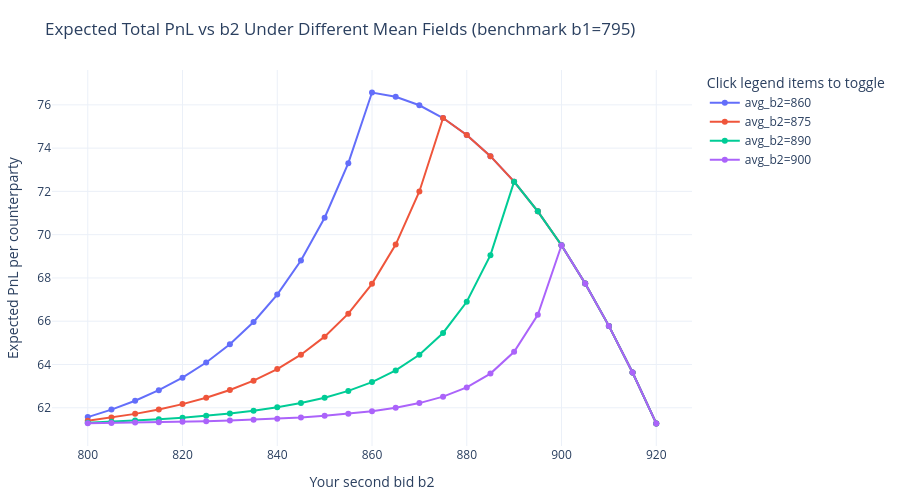

The cell this chart's notebook holds for it:
### Markdown cell above
## 4. Payoff curves under different average-bid assumptions

Here we plot expected PnL as a function of your $b_2$ under several assumed population averages. This shows whether the optimum is sharp or flat.

### Code cell
selected_means = [860, 875, 890, 900]
fig = go.Figure()

for mu in selected_means:
    _, df = best_response_b2_given_mean(b1_base, mu)
    final_df = df.apply(
        lambda row: pd.Series(summarize_final_pnl(b1_base, row["b2"], mu, seed=2000 + int(mu) + int(row["b2"]))),
        axis=1,
    )
    df = pd.concat([df, final_df], axis=1)
    fig.add_trace(go.Scatter(
        x=df["b2"],
        y=df["total_pnl"],
        mode="lines+markers",
        name=f"avg_b2={mu}",
        customdata=df[["total_pnl", "final_pnl_mean", "final_pnl_5pct", "final_pnl_95pct", "first_pnl", "second_pnl", "penalty_factor", "beats_mean"]],
        hovertemplate=(
            "b2=%{x:.0f}<br>total_pnl_per_counterparty=%{customdata[0]:.4f}<br>"
            "final_pnl_mean=%{customdata[1]:.2f}<br>"
            "final_pnl_5pct=%{customdata[2]:.2f}<br>final_pnl_95pct=%{customdata[3]:.2f}<br>"
            "first_pnl=%{customdata[4]:.4f}<br>second_pnl=%{customdata[5]:.4f}<br>"
            "penalty=%{customdata[6]:.4f}<br>beats_mean=%{customdata[7]}<extra></extra>"
        ),
    ))

clean_fig(fig, f"Expected Total PnL vs b2 Under Different Mean Fields (benchmark b1={b1_base})", "Your second bid b2", "Expected PnL per counterparty")
fig.show()

show_takeaway(
    "Use the legend to toggle different assumed means. A robust b2 should not depend on one narrow mean-field guess; "
    "large curve shifts indicate that endogenous mean_b2 matters and motivates the joint model below."
)

### Figure 1 — Plotly figure (JSON) as saved in the notebook; plotly's stock layout.template omitted (floating-point values rounded to 4 significant figures; data arrays with more than 128 entries replaced by an {"elided": "..."} marker saying what was removed)
{"data": [{"customdata": {"elided": "25x8 mixed values"}, "hovertemplate": "b2=%{x:.0f}<br>total_pnl_per_counterparty=%{customdata[0]:.4f}<br>final_pnl_mean=%{customdata[1]:.2f}<br>final_pnl_5pct=%{customdata[2]:.2f}<br>final_pnl_95pct=%{customdata[3]:.2f}<br>first_pnl=%{customdata[4]:.4f}<br>second_pnl=%{customdata[5]:.4f}<br>penalty=%{customdata[6]:.4f}<br>beats_mean=%{customdata[7]}<extra></extra>", "mode": "lines+markers", "name": "avg_b2=860", "type": "scatter", "x": [800, 805, 810, 815, 820, 825, 830, 835, 840, 845, 850, 855, 860, 865, 870, 875, 880, 885, 890, 895, 900, 905, 910, 915, 920], "y": [61.57, 61.92, 62.32, 62.81, 63.39, 64.09, 64.93, 65.96, 67.23, 68.8, 70.78, 73.3, 76.57, 76.37, 75.98, 75.39, 74.61, 73.63, 72.45, 71.08, 69.51, 67.75, 65.78, 63.63, 61.27]}, {"customdata": {"elided": "25x8 mixed values"}, "hovertemplate": "b2=%{x:.0f}<br>total_pnl_per_counterparty=%{customdata[0]:.4f}<br>final_pnl_mean=%{customdata[1]:.2f}<br>final_pnl_5pct=%{customdata[2]:.2f}<br>final_pnl_95pct=%{customdata[3]:.2f}<br>first_pnl=%{customdata[4]:.4f}<br>second_pnl=%{customdata[5]:.4f}<br>penalty=%{customdata[6]:.4f}<br>beats_mean=%{customdata[7]}<extra></extra>", "mode": "lines+markers", "name": "avg_b2=875", "type": "scatter", "x": [800, 805, 810, 815, 820, 825, 830, 835, 840, 845, 850, 855, 860, 865, 870, 875, 880, 885, 890, 895, 900, 905, 910, 915, 920], "y": [61.4, 61.54, 61.72, 61.92, 62.17, 62.46, 62.82, 63.25, 63.79, 64.45, 65.29, 66.35, 67.73, 69.54, 72.0, 75.39, 74.61, 73.63, 72.45, 71.08, 69.51, 67.75, 65.78, 63.63, 61.27]}, {"customdata": {"elided": "25x8 mixed values"}, "hovertemplate": "b2=%{x:.0f}<br>total_pnl_per_counterparty=%{customdata[0]:.4f}<br>final_pnl_mean=%{customdata[1]:.2f}<br>final_pnl_5pct=%{customdata[2]:.2f}<br>final_pnl_95pct=%{customdata[3]:.2f}<br>first_pnl=%{customdata[4]:.4f}<br>second_pnl=%{customdata[5]:.4f}<br>penalty=%{customdata[6]:.4f}<br>beats_mean=%{customdata[7]}<extra></extra>", "mode": "lines+markers", "name": "avg_b2=890", "type": "scatter", "x": [800, 805, 810, 815, 820, 825, 830, 835, 840, 845, 850, 855, 860, 865, 870, 875, 880, 885, 890, 895, 900, 905, 910, 915, 920], "y": [61.31, 61.35, 61.41, 61.47, 61.54, 61.63, 61.73, 61.86, 62.02, 62.22, 62.46, 62.78, 63.19, 63.72, 64.45, 65.46, 66.9, 69.05, 72.45, 71.08, 69.51, 67.75, 65.78, 63.63, 61.27]}, {"customdata": {"elided": "25x8 mixed values"}, "hovertemplate": "b2=%{x:.0f}<br>total_pnl_per_counterparty=%{customdata[0]:.4f}<br>final_pnl_mean=%{customdata[1]:.2f}<br>final_pnl_5pct=%{customdata[2]:.2f}<br>final_pnl_95pct=%{customdata[3]:.2f}<br>first_pnl=%{customdata[4]:.4f}<br>second_pnl=%{customdata[5]:.4f}<br>penalty=%{customdata[6]:.4f}<br>beats_mean=%{customdata[7]}<extra></extra>", "mode": "lines+markers", "name": "avg_b2=900", "type": "scatter", "x": [800, 805, 810, 815, 820, 825, 830, 835, 840, 845, 850, 855, 860, 865, 870, 875, 880, 885, 890, 895, 900, 905, 910, 915, 920], "y": [61.29, 61.3, 61.31, 61.33, 61.35, 61.38, 61.41, 61.45, 61.5, 61.55, 61.63, 61.72, 61.84, 62.0, 62.22, 62.51, 62.94, 63.58, 64.59, 66.29, 69.51, 67.75, 65.78, 63.63, 61.27]}], "layout": {"height": 500, "hovermode": "x unified", "legend": {"title": {"text": "Click legend items to toggle"}}, "margin": {"b": 50, "l": 50, "r": 30, "t": 70}, "title": {"text": "Expected Total PnL vs b2 Under Different Mean Fields (benchmark b1=795)"}, "xaxis": {"title": {"text": "Your second bid b2"}}, "yaxis": {"title": {"text": "Expected PnL per counterparty"}}}}
